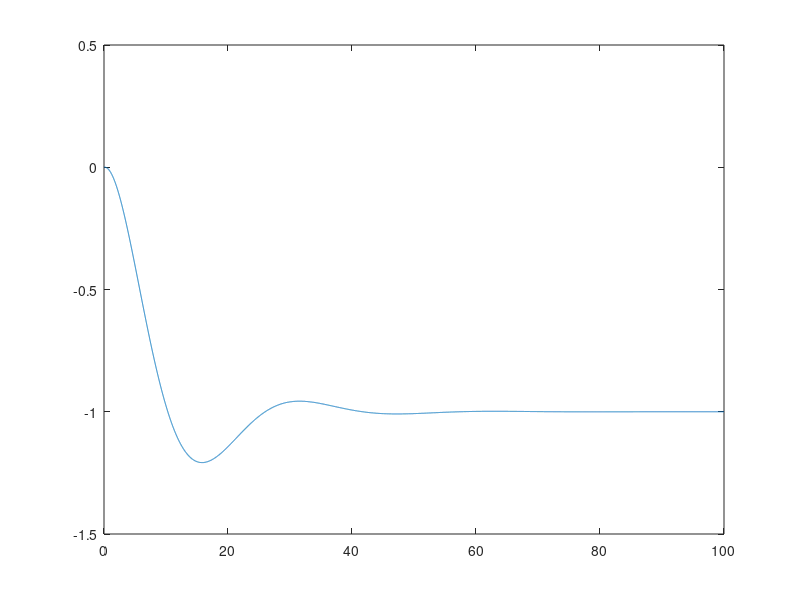
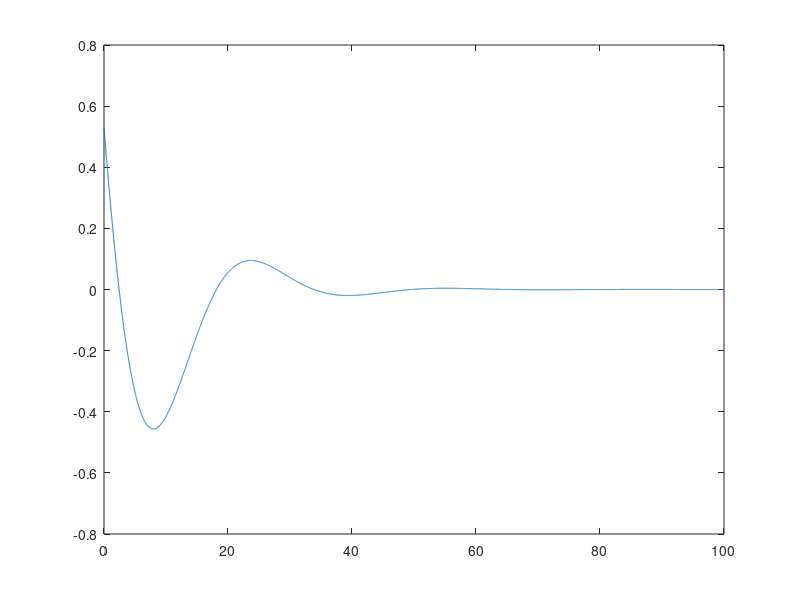

MATLAB code for these plots, in order:
% check the fidelity of the results
clc
clear
close all
%
alpha = -0.1;
beta = 0.2;
y0 = 0.53;
t=0:0.01:100;
x =  exp(alpha.*t).*cos(beta.*t) + exp(alpha.*t).*sin(beta.*t).*y0-1;
y = -exp(alpha.*t).*sin(beta.*t) + exp(alpha.*t).*cos(beta.*t).*y0;

figure
plot(t,x)

figure
plot(t,y)